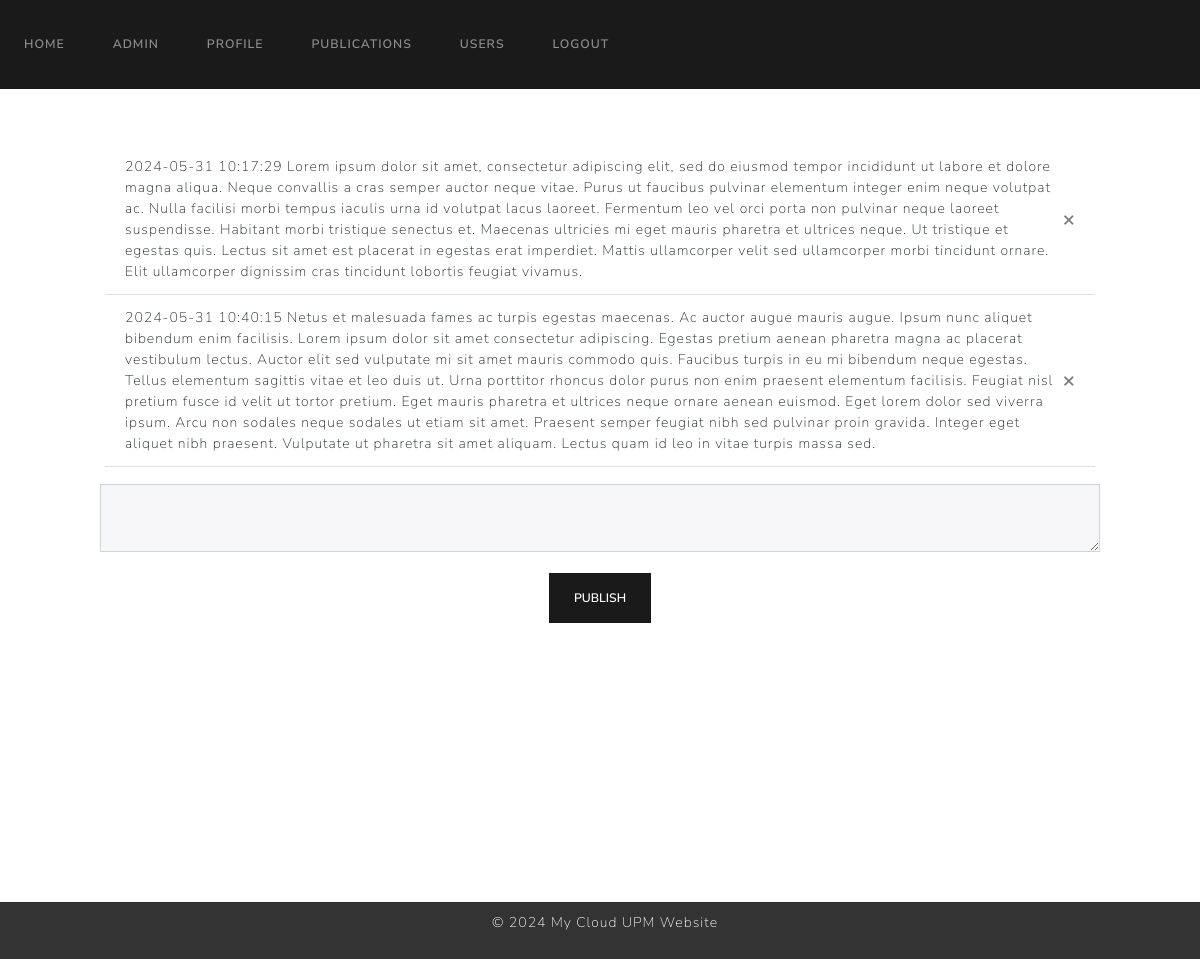
The page /publications (signed in) on the database as committed earlier.
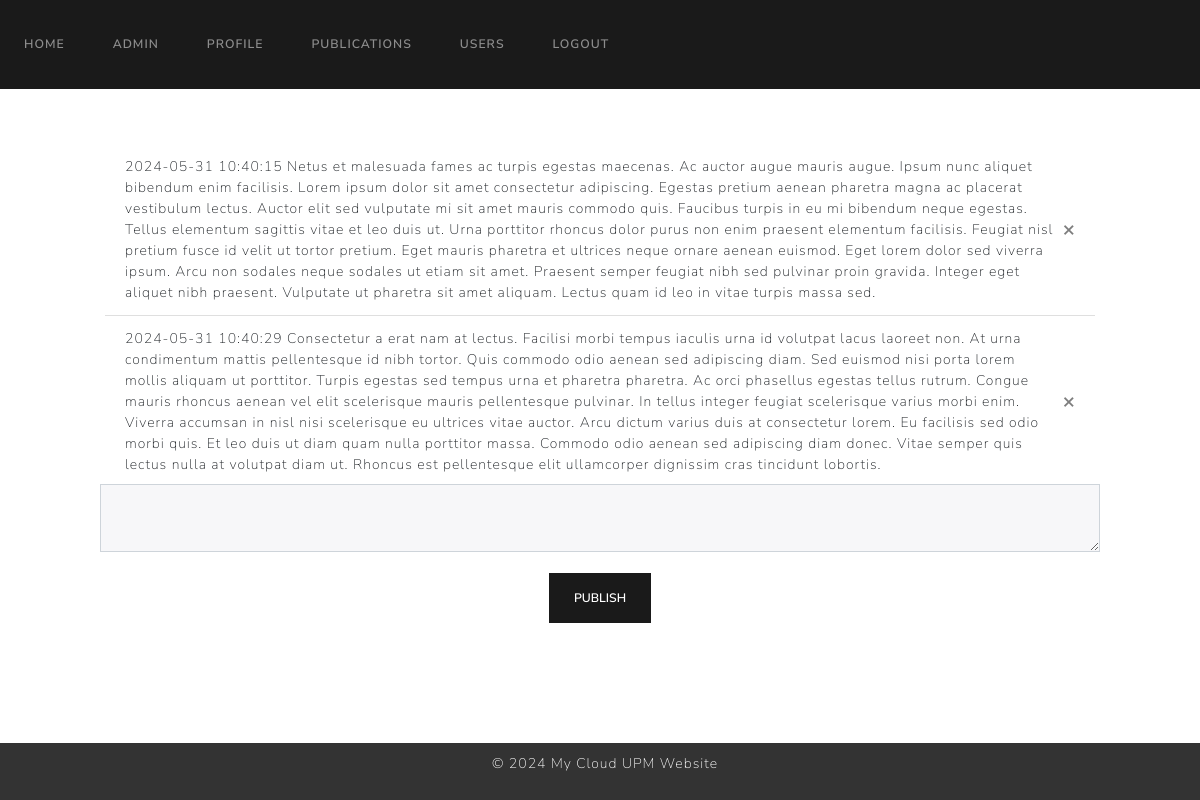
The same page on the database as committed later.
### website/models.py (models this page shows)
class Publication(db.Model):
    id = db.Column(db.Integer, primary_key=True)
    content = db.Column(db.Text, nullable=False)
    date = db.Column(db.DateTime(timezone=True), default=func.now())
    user_id = db.Column(db.Integer, db.ForeignKey('user.id'), nullable=False)

### website/views.py (the view, shortened to what this page needs)
@views.route('/publications', methods=['GET', 'POST'])
@login_required
def publications():
    return render_template("publications.html", user=current_user)

### website/templates/publications.html (shortened to what this page needs)
{% extends "base.html" %}
{% block content %}
<div style="height: 345px; overflow-y: auto; padding: 5px; max-width: 1000px; margin: auto; margin-top: 50px;">
    <ul class="list-group list-group-flush" id="publications">
        {% for publication in user.publications %}
        <li class="list-group-item">
            <div style="display: flex; justify-content: space-between;">
                <span>{{ publication.date }} {{ publication.content }}</span>
                {% if user.email == current_user.email %}
                <button type="button" class="close" onclick="deletePublication('{{publication.id}}')">
                    <span aria-hidden="true">&times;</span>
                </button>
                {% endif %}
            </div>
        </li>
        {% endfor %}
    </ul>
</div>
{% if user.email == current_user.email %}
<form method="post" style="max-width: 1000px; margin: auto;">
    <textarea name="publication" class="form-control"></textarea>
    <br />
    <div align="center">
        <button type="submit" class="btn btn-primary">Publish</button>
    </div>
    {% endif %}
</form>
{% endblock %}

### website/templates/base.html (shortened to what this page needs)
<!DOCTYPE html>
<html>
    <head>
        <link href="https://cdn.jsdelivr.net/npm/bootstrap@5.3.3/dist/css/bootstrap.min.css" rel="stylesheet">
        <link rel="stylesheet" href="https://cdn.jsdelivr.net/npm/bootswatch@4.5.2/dist/lux/bootstrap.min.css">
    </head>
    <body>
        <nav class="navbar navbar-expand-lg navbar-dark bg-primary">
            <div class="collapse navbar-collapse" id="navbarNav">
                <div class="navbar-nav">
                    {% if user.is_authenticated %}
                    <a class="nav-item nav-link" id="home" href="/home">Home</a>
                    {% if user.role == 0 %}
                    <a class="nav-item nav-link" id="admin" href="/admin">Admin</a>
                    {% endif %}
                    <a class="nav-item nav-link" id="profile" href="/profile">Profile</a>
                    <a class="nav-item nav-link" id="publications" href="/publications">Publications</a>
                    <a class="nav-item nav-link" id="userlist" href="/userlist">Users</a>
                    <a class="nav-item nav-link" id="profile" href="/logout">Logout</a>
                    {% endif %}
                </div>
            </div>
        </nav>
        <div class="container" style="flex: 1;">
            {% block content %}
            {% endblock %}
        </div>
        <footer style="background-color: #333;
                        color: #fff;
                        text-align: center;
                        padding: 10px;
                        position: fixed;
                        bottom: 0;
                        width: 100%;">
            <p style="margin-left: 10px;">&copy; 2024 My Cloud UPM Website</p>
        </footer>
    </body>
</html>

Rows that differ between the two databases and show on the page:
removed Publication: date "2024-05-31 10:17:29", content "Lorem ipsum dolor sit amet, consectetur adipiscing elit, sed do eiusmod tempor incididunt ut labore et dolore magna aliqua. Neque convallis a cras semper auctor neque vitae. Purus ut faucibus pulvinar elementum integer enim neque volutpat ac. Nulla facilisi morbi tempus iaculis urna id volutpat lacus laoreet. Fermentum leo vel orci porta non pulvinar neque laoreet suspendisse. Habitant morbi tristique senectus et. Maecenas ultricies mi eget mauris pharetra et ultrices neque. Ut tristique et egestas quis. Lectus sit amet est placerat in egestas erat imperdiet. Mattis ullamcorper velit sed ullamcorper morbi tincidunt ornare. Elit ullamcorper dignissim cras tincidunt lobortis feugiat vivamus."
now on this page (row unchanged): Publication: date "2024-05-31 10:40:29", content "Consectetur a erat nam at lectus. Facilisi morbi tempus iaculis urna id volutpat lacus laoreet non. At urna condimentum mattis pellentesque id nibh tortor. Quis commodo odio aenean sed adipiscing diam. Sed euismod nisi porta lorem mollis aliquam ut porttitor. Turpis egestas sed tempus urna et pharetra pharetra. Ac orci phasellus egestas tellus rutrum. Congue mauris rhoncus aenean vel elit scelerisque mauris pellentesque pulvinar. In tellus integer feugiat scelerisque varius morbi enim. Viverra accumsan in nisl nisi scelerisque eu ultrices vitae auctor. Arcu dictum varius duis at consectetur lorem. Eu facilisis sed odio morbi quis. Et leo duis ut diam quam nulla porttitor massa. Commodo odio…"
